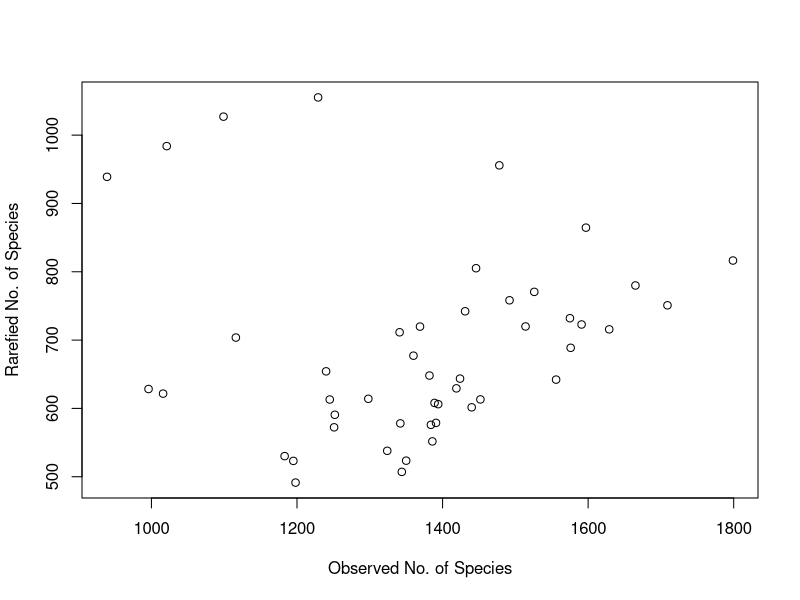

Here is the R script that generated this plot: (Note: a time limit stopped this script after it produced the figure.)
## ---- chunk 1
knitr::opts_chunk$set(echo = TRUE)
library(readr)
library(dplyr)
library(vegan)
library(tidyr)
library(openxlsx)
library(rio)
## ---- chunk 2
# Importing the assignment table file

raw_assignment <- read.xlsx("Data analysis.xlsx")
View(raw_assignment)
raw_assignment <- as_tibble(raw_assignment)
(raw_assignment <- raw_assignment %>% filter(!is.na(ID)))

## ---- chunk 3

# Changing names


colnames(raw_assignment) <- gsub("[[:alnum:]]\\d[[:punct:]]\\L\\d\\d\\d[[:punct:]]R\\d[[:punct:]]\\d\\d\\d[[:punct:]]\\d","", colnames(raw_assignment))
colnames(raw_assignment) <- gsub("S","", colnames(raw_assignment))
colnames(raw_assignment) <- gsub("_\\d","", colnames(raw_assignment))
colnames(raw_assignment) <- gsub("_","", colnames(raw_assignment))
colnames(raw_assignment) <- gsub("-", "_", colnames(raw_assignment))
(raw_assignment <- rename(raw_assignment, "Combined_abundance" = "Combined.Abundance"))

# Selecting only the taxonomy and samples columns

raw_assignment <- select(raw_assignment, -Name, -ID, -Combined_abundance, -Min, -Max, -Mean, -Median, -td, -equence)

# Replace the N/A value with unidentified

raw_assignment$Taxonomy <- gsub("N/A","k__unidentified,p__unidentified,c__unidentified,o__unidentified,f__unidentified,g__unidentified,s__unidentified", raw_assignment$Taxonomy)

#Split the taxonomic columns given the taxonomic order
assignment_table <- separate(data = raw_assignment, col = Taxonomy, sep = "([pcofgs]__)", into = c("Kingdom","Phylum","Class","Order","Family","Gender","Species"))
assignment_table$Phylum <-  gsub(",","",assignment_table$Phylum)
assignment_table$Class <-  gsub(",","",assignment_table$Class)
assignment_table$Order <-  gsub(",","",assignment_table$Order)
assignment_table$Family <-  gsub(",","",assignment_table$Family)
assignment_table$Gender <-  gsub(",","",assignment_table$Gender)
assignment_table$Kingdom <-  gsub(",","",assignment_table$Kingdom)
assignment_table$Kingdom <-  gsub("k__","",assignment_table$Kingdom)
View(assignment_table)

## ---- chunk 4
# Replace NA with unidentified

assignment_table <- assignment_table %>%
  mutate(Kingdom = coalesce(Kingdom, "unidentified"),Phylum = coalesce(Phylum, "unidentified"),
         Class = coalesce(Class, "unidentified"),
         Order = coalesce(Order, "unidentified"), 
         Family = coalesce(Family, "unidentified"),
         Gender = coalesce(Gender, "unidentified"),
         Species = coalesce(Family, "unidentified")
         )

# Total number of reads for unidentified taxa

(unidentified_taxa <- assignment_table %>% 
  filter(Phylum == "unidentified"))

unidentified_taxa <- select( unidentified_taxa, -c(1:7))

sum(rowSums(unidentified_taxa))
  

# Total number of reads

all_taxa <- select(assignment_table, -c(1:7))

sum(rowSums(all_taxa))
  
## ---- chunk 5
# To do the rarefaction curve it's needed to switch the columns and lines from the table

no_taxa <- raw_assignment[-1]
(t_assignment_table <- data.frame(t(no_taxa)))
raw_assignment <- data.frame(raw_assignment)
colnames(t_assignment_table) <- raw_assignment$Taxonomy

# Rarefaction curve

  OTU <- specnumber(t_assignment_table) # It counts the number of OTU
  raremax <- min(rowSums(t_assignment_table)) #Look at the minimum number of reads in the   samples
  print(rowSums(t_assignment_table))

  Srare <- rarefy(t_assignment_table, raremax) #Function rarefy gives the expected species richness in random subsamples of size 'raremax' from the community
  
  # Plot the rarefaction curve
plot(OTU, Srare, xlab = "Observed No. of Species", ylab = "Rarefied No. of Species")
rarecurve(t_assignment_table, step = 20, sample = raremax, col = "blue", cex = 0.6, ylab = "OTU number")

## ---- chunk 6

#Delete  B_9_3, B_7_3, B_5_1 and B_2_3
assignment_table_rare <- t_assignment_table[
                                          -c(grep("B_9_3", rownames(t_assignment_table), fixed = TRUE), 
                                             grep("B_7_3", rownames(t_assignment_table), fixed = TRUE), 
                                             grep("B_2_3", rownames(t_assignment_table), fixed = TRUE),
                                             grep("B_5_1", rownames(t_assignment_table), fixed = TRUE)),]

# Rarefaction curve

  OTU <- specnumber(assignment_table_rare) # It counts the number of OTU
  raremax <- min(rowSums(assignment_table_rare)) #Look at the minimum number of reads in the   samples


  Srare <- rarefy(assignment_table_rare, raremax) #Function rarefy gives the expected species richness in random subsamples of size 'raremax' from the community
  
  # Plot the rarefaction curve
plot(OTU, Srare, xlab = "Observed No. of Species", ylab = "Rarefied No. of Species")
rarecurve(assignment_table_rare, step = 20, sample = raremax, col = "blue", cex = 0.6, ylab = "OTU number")

  #Rarefy the dataframe
set.seed(seed = 222029)
rarefied_df <- rrarefy(assignment_table_rare, raremax)


## ---- chunk 7

# We must remove OTU with 1 read from the rarefied assignment table
rarefied_df <- as.data.frame(rarefied_df)
(rarefied_df = rarefied_df[,sapply(rarefied_df, function(x) {sum(x)>=2})])

#Transpose the rarefied table
(t_rarefied_df <- data.frame(t(rarefied_df)))

#Add a column 'taxonomy' instead of the rownames
t_rarefied_df <- mutate(t_rarefied_df, Taxonomy = rownames(t_rarefied_df))

#Split the Taxonomy column as seen before (Phylum, Gender, Species...)
t_rarefied_df <- separate(data = t_rarefied_df, col = Taxonomy, sep = "([pcofgs]__)", into = c("Kingdom","Phylum","Class","Order","Family","Gender","Species"))
t_rarefied_df$Phylum <-  gsub(",","",t_rarefied_df$Phylum)
t_rarefied_df$Class <-  gsub(",","",t_rarefied_df$Class)
t_rarefied_df$Order <-  gsub(",","",t_rarefied_df$Order)
t_rarefied_df$Family <-  gsub(",","",t_rarefied_df$Family)
t_rarefied_df$Gender <-  gsub(",","",t_rarefied_df$Gender)
t_rarefied_df$Kingdom <-  gsub(",","",t_rarefied_df$Kingdom)
t_rarefied_df$Kingdom <-  gsub("k__","",t_rarefied_df$Kingdom )

t_rarefied_df$Species <-  gsub("([[:punct:]]\\d)","",t_rarefied_df$Species)

#Put the taxonomic classes columns first
t_rarefied_df <- select(t_rarefied_df, Kingdom, Phylum, Class, Order, Family, Gender, Species, everything())

#export the rarefied dataset as an xlsx file
write.xlsx(t_rarefied_df, "ITS2_rarefied_table.xlsx") 
